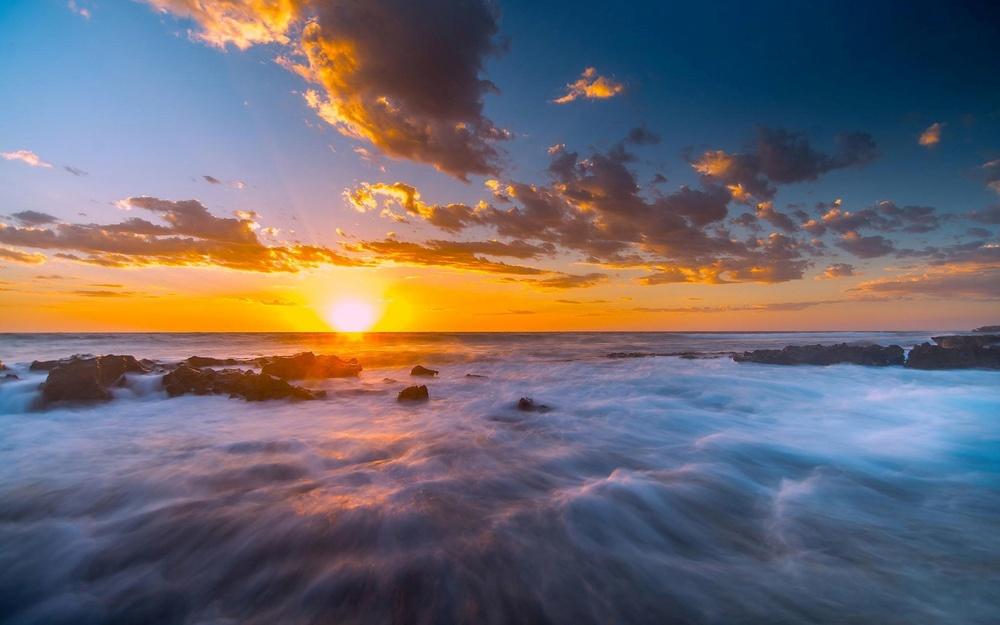
#> input picture ETAPA_1/Missao_2/Cap_2/Imagem/pordosol.jpg, 1000 x 625 px, shrunk from 1920 x 1200 before the run, found by its file name
$ python linha_coluna_resto.py
#> lines starting #> are read from the running program, lines starting #| are printed output that depends on the picture
# Caio Cesar Vieira | Exemplo 3,4 e 5 do capítulo 2

# Importação das bibliotecas (OpenCV)
import cv2

# Leitura da imagem com a função -imread(<nome_da_imagem>)-
imagem = cv2.imread(r'ETAPA_1//Missao_2//Cap_2//Imagem//pordosol.jpg')
#> imagem is the input picture: shape (625, 1000, 3); mean B, G, R 111, 104.4, 110.5

# Semelhante ao exemplo anterior, contudo mudando através do cálculo entre o valor de x e y, pelo módulo de 256
for y in range(0, imagem.shape[0]): #percorre linhas
    for x in range(0, imagem.shape[1]): #percorre colunas
        imagem[y, x] = (x%256,y%256,x%256)
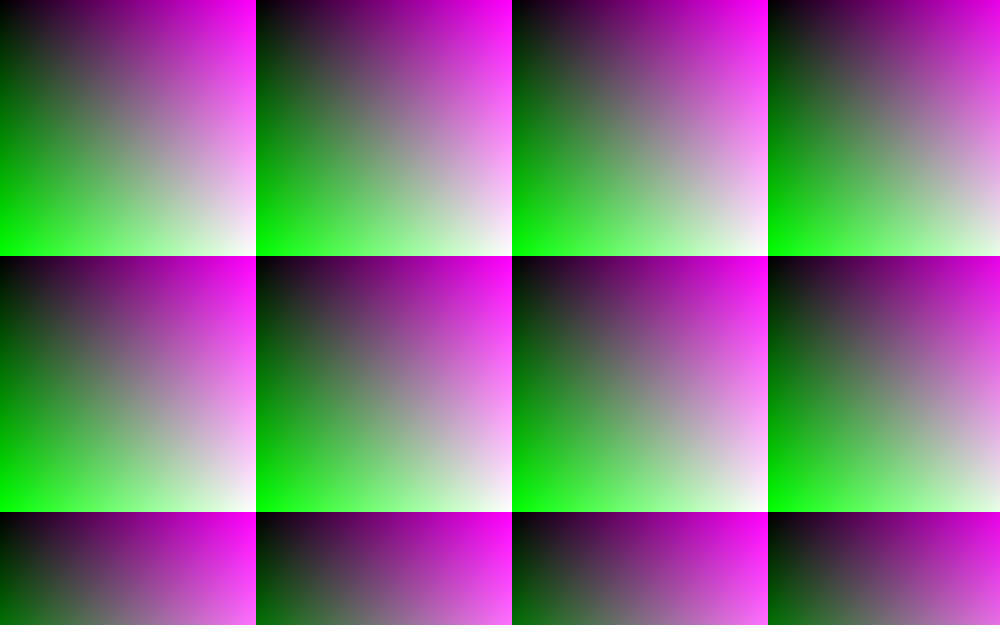
#> imagem: shape (625, 1000, 3); mean B, G, R 124.7, 114.6, 124.7

# Exibição da nova imagem
cv2.imshow("Imagem modificada", imagem)
cv2.waitKey(0)

# Gerando outra imagem, agora realizando o cálculo (x*y)%256 na cor verde
for y in range(0, imagem.shape[0], 1):
    for x in range(0, imagem.shape[1], 1):
        imagem[y, x] = (0,(x*y)%256,0)
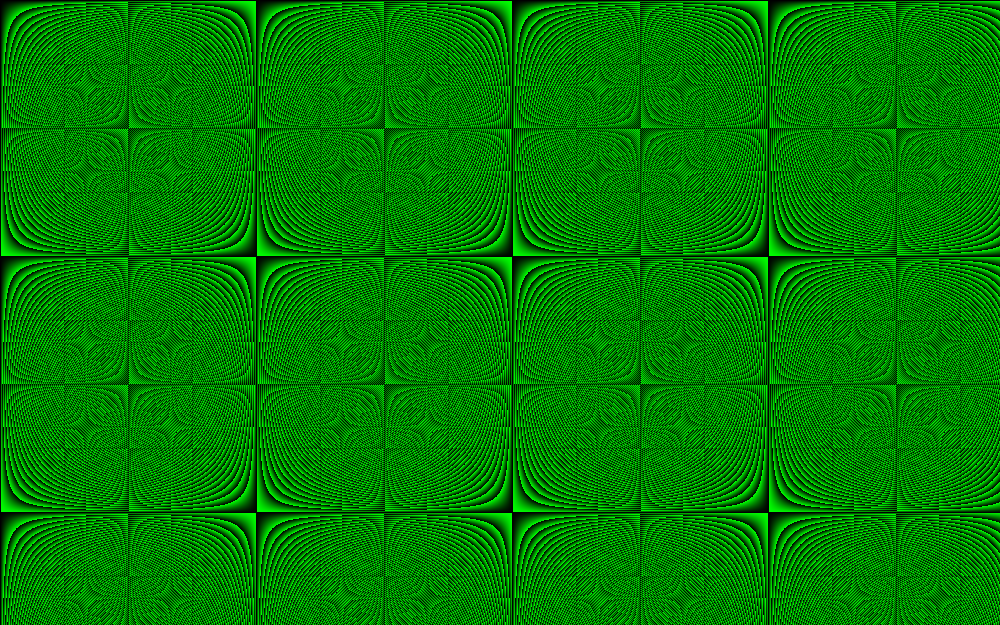
#> imagem: shape (625, 1000, 3); mean B, G, R 0, 125.4, 0


cv2.imshow("Imagem modificada", imagem)
cv2.waitKey(0)

# Retornando a imagem original
imagem = cv2.imread(r'ETAPA_1//Missao_2//Cap_2//pordosol.jpg')

# Agora formando uma imagem, "saltando" as linhas e colunas em 10 pixels, inserindo um quadrado amarelo 5x5
for y in range(0, imagem.shape[0], 10):
    for x in range(0, imagem.shape[1], 10):
        imagem[y:y+5, x: x+5] = (0,255,255)
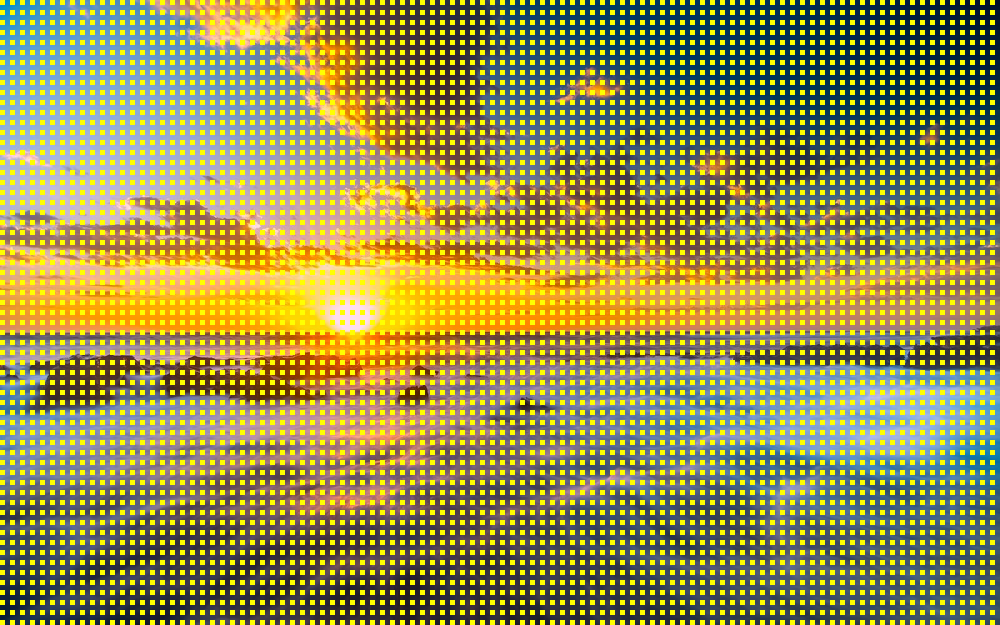
#> imagem: shape (625, 1000, 3); mean B, G, R 83.1, 142.5, 147

cv2.imshow("Imagem modificada", imagem)
cv2.waitKey(0)
